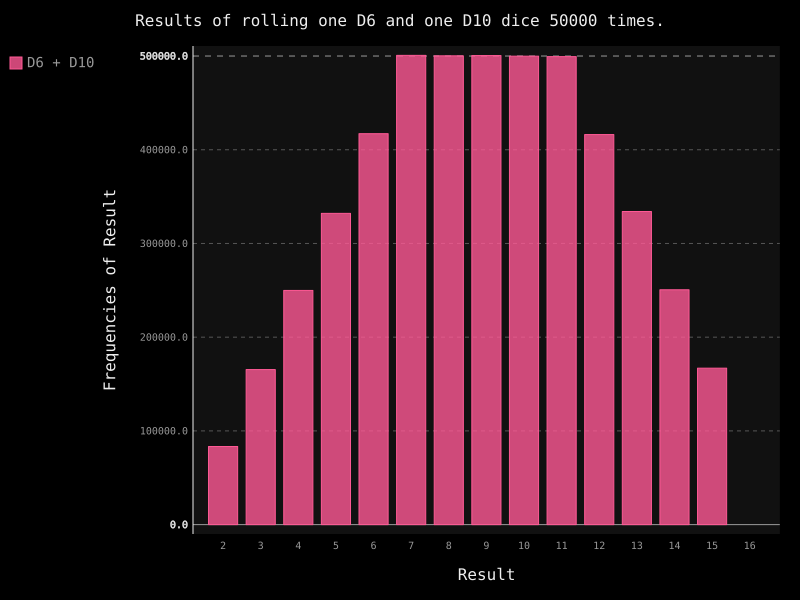

Python code for this plot:
from die import Die
import pygal

die_1 = Die()
die_2 = Die(10)

results = []
for roll_num in range(5000000):
	result = die_1.roll() + die_2.roll()
	results.append(result) 

frequencies = []
max_result = die_1.num_sides + die_2.num_sides
for value in range(2, max_result):
	frequency = results.count(value)
	frequencies.append(frequency)

print(frequencies)

hist = pygal.Bar()
hist.title = "Results of rolling one D6 and one D10 dice 50000 times."
hist.x_labels = ['2','3','4','5','6','7','8','9','10','11','12','13',
'14','15','16']
hist.x_title = "Result"
hist.y_title = "Frequencies of Result"

hist.add('D6 + D10',frequencies)
hist.render_to_file('die_visual.svg')
